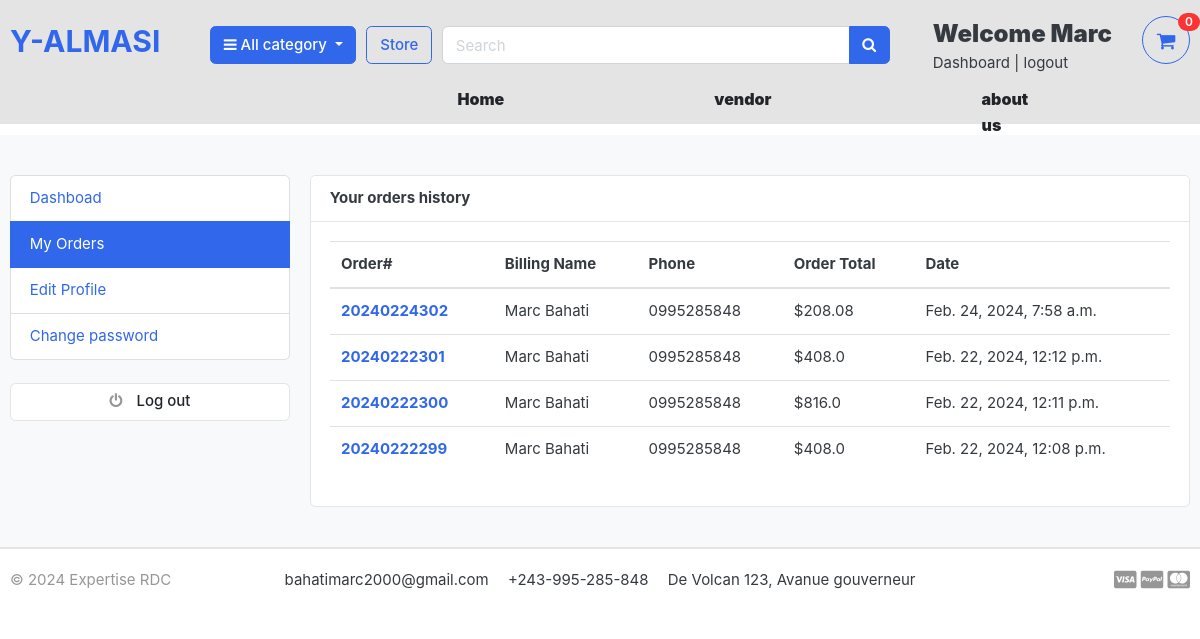
/accounts/my_orders/ (signed in), run on the app's committed database.
### accounts/models.py (models this page shows, shortened)
class Accounts(AbstractBaseUser):
    first_name=models.CharField(max_length=50)
    last_name=models.CharField(max_length=50)
    username=models.CharField(max_length=50, unique=True)
    email=models.EmailField(max_length=100,unique=True)
    phone_number=models.CharField(max_length=50)
    date_join=models.DateTimeField(auto_now_add=True)
    last_login=models.DateTimeField(auto_now_add=True)
    is_admin=models.BooleanField(default=False)
    is_staff=models.BooleanField(default=False)
    is_active=models.BooleanField(default=False)
    is_superadmin=models.BooleanField(default=False)
    USERNAME_FIELD='email'
    REQUIRED_FIELDS=['username','first_name','last_name']
    objects=MyAccountManager()

### orders/models.py (models this page shows, shortened)
class Order(models.Model):
    STATUS = (
        ('New','New'),
        ('Accepted','Accepted'),
        ('Completed','Completed'),
        ('Cancelled','Cancelled'),
    )
    user=models.ForeignKey(Accounts,on_delete=models.SET_NULL,null=True)
    payment = models.ForeignKey(Payment, on_delete=models.SET_NULL, null=True, blank=True)
    order_number=models.CharField(max_length=20)
    first_name=models.CharField(max_length=50)
    last_name=models.CharField(max_length=50)
    phone=models.CharField(max_length=15)
    email=models.EmailField(max_length=50)
    address_line_1=models.CharField(max_length=50)
    address_line_2=models.CharField(max_length=50,blank=True)
    country=models.CharField(max_length=50)
    state=models.CharField(max_length=50)
    city=models.CharField(max_length=50)
    order_note=models.CharField(max_length=100,blank=True)
    order_total=models.FloatField()
    tax=models.FloatField()
    status=models.CharField(max_length=100,choices=STATUS,default='New')
    ip=models.CharField(max_length=20,blank=True)
    is_ordered=models.BooleanField(default=False)
    created_at=models.DateTimeField(auto_now_add=True)
    updated_at=models.DateTimeField(auto_now=True)
    def full_name(self):
        return f'{self.first_name} {self.last_name}'

### accounts/views.py (the view)
# urls.py: path('accounts/my_orders/',views.my_orders,name="my_orders"),
@login_required(login_url='login')
def my_orders(request):
    orders=Order.objects.filter(user=request.user,is_ordered=True).order_by('-created_at')
    path = request.path
    context={
        'orders':orders,
        'path':path
    }
    return render(request,'accounts/my_orders.html',context,)

### carts/context_processors.py (called while the page is built)
def counter(request):
    cart_count=0
    if 'admin' in request.path:
        return {}
    else:
        try:
            cart=Cart.objects.filter(cart_id=_cart_id(request))
            if request.user.is_authenticated:
                cart_items = CartItem.objects.all().filter(user=request.user)
            else:
                cart_items = CartItem.objects.all().filter(cart=cart[:1])
            for cart_item in cart_items:
                cart_count += cart_item.quantity
        except Cart.DoesNotExist:
            cart_count=0
    return dict(cart_count = cart_count)

### carts/views.py (called while the page is built)
def _cart_id(request):
    cart = request.session.session_key
    if not cart:
        request.session.create()
        cart = request.session.session_key
    return cart

### category/context_processor.py (called while the page is built)
def menu_link(request):
    links = category.objects.all()
    return dict(links=links)

### category/models.py (called while the page is built)
    def get_url(self):
        return reverse('products_by_category',args=[self.slug])

### e_commerce/templates/accounts/my_orders.html (shortened to what this page needs)
{% extends 'base.html' %}
{% block content %}
<section class="section-conten padding-y bg">
    <div class="container">
        <div class="row">
            {% include 'includes/dashboad_sidebar.html'%}
        <main class="col-md-9">
            <article class="card">
            <header class="card-header">
                <strong class="d-inline-block mr-3">Your orders history</strong>
            </header>
            <div class="card-body">
                <div class="row">
                    <div class="col-md-12">
                        <table class="table table-hover">
                            <thead>
                              <tr>
                                <th scope="col">Order#</th>
                                <th scope="col">Billing Name</th>
                                <th scope="col">Phone</th>
                                <th scope="col">Order Total</th>
                                <th scope="col">Date</th>
                              </tr>
                            </thead>
                            <tbody>
                                {% for order in orders %}
                              <tr>
                                <th scope="row"><a href="{% url 'order_detail' order.order_number %}">{{order.order_number}}</a></th>
                                <td>{{ order.full_name }}</td>
                                <td>{{ order.phone }}</td>
                                <td>${{ order.order_total }}</td>
                                <td>{{ order.created_at }}</td>
                              </tr>
                                    {% endfor %}
                            </tbody>
                          </table>
                </div>
            </div>
            </article>
        </main>
    </div>
    </div>
    </section>
{% endblock %}

### e_commerce/templates/includes/navbar.html (shortened to what this page needs)
{% load static %}
<header class="section-header fixed-top bg-light">
    <section class="header-main border-bottom">
        <div class="container">
    <div class="row align-items-center">
        <div class="col-lg-2 col-md-3 col-6">
            <a href="{% url 'home'%}" class="brand-wrap">
                <h2>Y-ALMASI</h2>
            </a>
        </div>
        <div class="col-lg col-sm col-md col-6 flex-grow-0">
            <div class="category-wrap dropdown d-inline-block float-right">
                <button type="button" class="btn btn-primary dropdown-toggle" data-toggle="dropdown">
                    <i class="fa fa-bars"></i> All category
                </button>
            </div>
        </div>
        <a href="{% url 'store' %}" class="btn btn-outline-primary">Store</a>
        <div class="col-lg  col-md-6 col-sm-12 col">
            <form action="{% url 'search' %}" class="search" method='GET'>
                <div class="input-group w-100">
                    <input type="text" class="form-control" style="width:60%;" placeholder="Search" name="keyword">
                    <div class="input-group-append">
                      <button class="btn btn-primary" type="submit">
                        <i class="fa fa-search"></i>
                      </button>
                    </div>
                </div>
            </form>
        </div>
        <div class="col-lg-3 col-sm-6 col-8 order-2 order-lg-3">
                    <div class="d-flex justify-content-end mb-3 mb-lg-0">
                        {% if user.id is None %}
                        <div class="widget-header">
                            <small class="title text-muted">Welcome guest!</small>
                            <div>
                                <a href="{% url 'login' %}">Sign in</a> <span class="dark-transp"> | </span>
                                <a href="{% url 'register' %}"> Register</a>
                            </div>
                        </div>
                        {% else %}
                        <div class="widget-header">
                            <small class="title text" style="font-weight: 900;font-size:x-large">Welcome {{ user.first_name }}</small>
                            <div>
                                <a href="{% url 'dashboard'%}">Dashboard</a> <span class="dark-transp"> | </span>
                                <a href="{% url 'logout' %}"> logout</a>
                            </div>
                        </div>
                        {% endif %}
                        <a href="{% url 'cart' %}" class="widget-header pl-3 ml-3">
                          <div class="icon icon-sm text-primary border-primary rounded-circle border">
                            <i class="fa fa-shopping-cart text-primary"></i>
                          </div>
                            <span class="badge badge-pill badge-danger notify">{{ cart_count }}</span>
                        </a>
                    </div>
                </div>
    </div>
        </div>
    </section>
    <nav class="navbar navbar-expand-lg navbar-light" style="padding-top: 22px;height:12px">
        <div class="collapse navbar-collapse" id="navbarNavDropdown">
          <ul class="navbar-nav mx-5">
            <li class="nav-item active px-5 mx-5">
              <a class="nav-link" style="font-weight: 900;font-size:16px" href="{% url 'home'%}">Home <span class="sr-only">(current)</span></a>
            <li class="nav-item px-5 mx-5">
              <a class="nav-link" style="font-weight: 900;font-size:16px" href="{% url 'shop'%}">vendor</a>
            </li>
              <li class="nav-item px-5 mx-5">
                <a class="nav-link" style="font-weight: 900;font-size:16px" href="{% url 'us'%}">about us</a>
              </li>
          </ul>
        </div>
      </nav>
    </header>

### e_commerce/static/css/ui.css (style rules this page uses)
html { font-family: "Inter", sans-serif; font-size: 15px; }
.icon-xs, .icon-sm, .icon-md, .icon-lg { display: inline-block; text-align: center; flex-shrink: 0; flex-grow: 0; }
.icon-sm { width: 48px; height: 48px; line-height: 48px !important; font-size: 20px; }
.padding-y { padding-top: 40px; padding-bottom: 40px; }
article:after, .form-group:after { display: block; clear: both; content: ""; }
.bg { background-color: #f8f9fa; }
.header-main { position: relative; padding-top: 1rem; padding-bottom: 1rem; }
.widget-header { display: inline-block; vertical-align: middle; position: relative; }
.widget-header a { color: #343a40; }
.widget-header i { color: #969696; }
.widget-header .title { display: block; }
.widget-header .notify { position: absolute; top: -3px; right: -10px; }
.notify { position: absolute; top: -4px; right: -10px; display: inline-block; padding: 0.25em 0.6em; font-size: 12px; line-height: 1; text-align: center; border-radius: 3rem; color: #fff; background-color: #fa3434; }

### e_commerce/static/css/cas.css (style rules this page uses)
.navbar { padding: 0.75rem 1rem; transition: all 0.3s ease; }
.navbar a { color: #212529 !important; text-decoration: none; }
.navbar .navbar-nav .nav-link { padding: 0.75rem 1rem; font-size: 0.9rem; line-height: 1.6; color: inherit; border-radius: 0.25rem; }

### data on the page
Accounts: first_name "Marc"
Order: order_number "20240224302", full_name "Marc Bahati", phone "0995285848", order_total "208.08", created_at "Feb. 24, 2024, 7:58 a.m."
Order: order_number "20240222301", full_name "Marc Bahati", phone "0995285848", order_total "408.0", created_at "Feb. 22, 2024, 12:12 p.m."
Order: order_number "20240222300", full_name "Marc Bahati", phone "0995285848", order_total "816.0", created_at "Feb. 22, 2024, 12:11 p.m."
Order: order_number "20240222299", full_name "Marc Bahati", phone "0995285848", order_total "408.0", created_at "Feb. 22, 2024, 12:08 p.m."

### other printed values
{{ cart_count }} "0"
